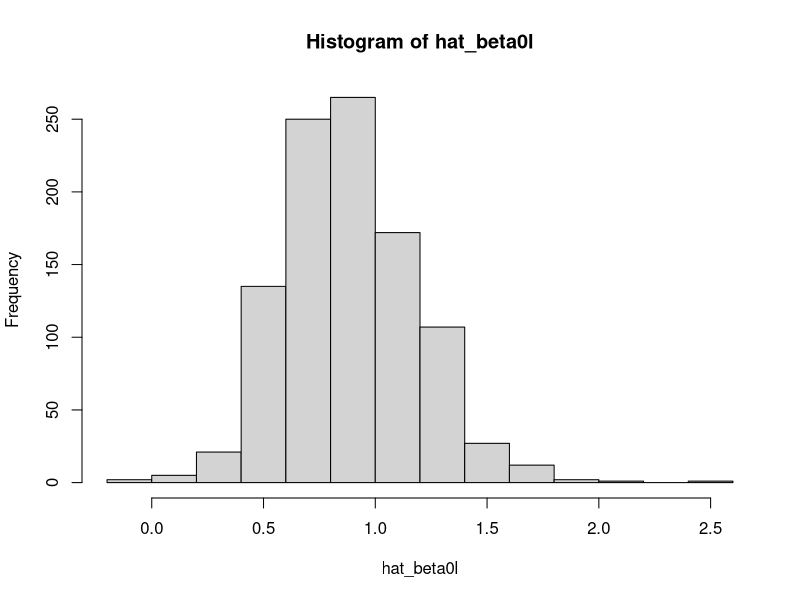
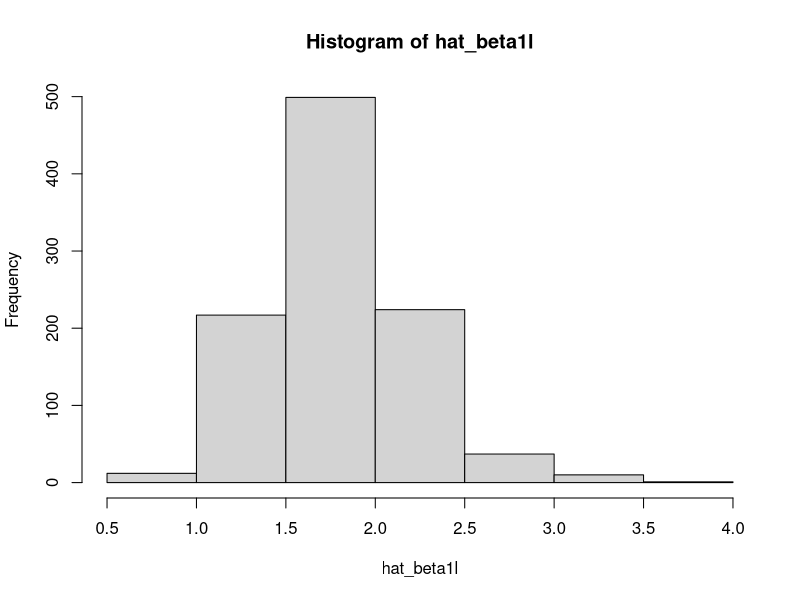
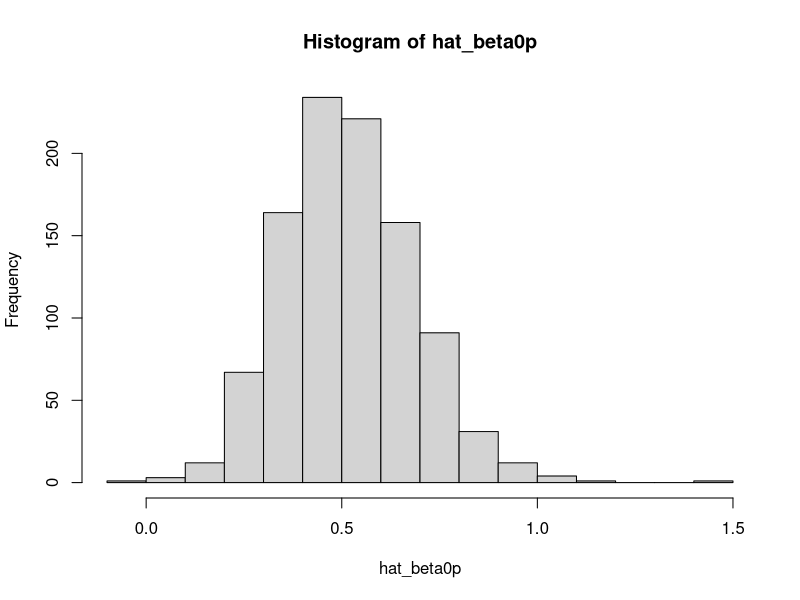
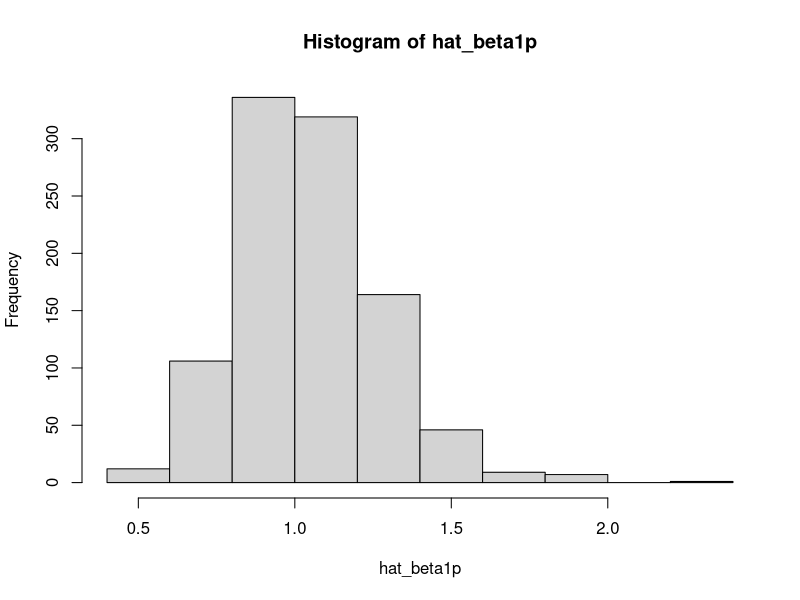
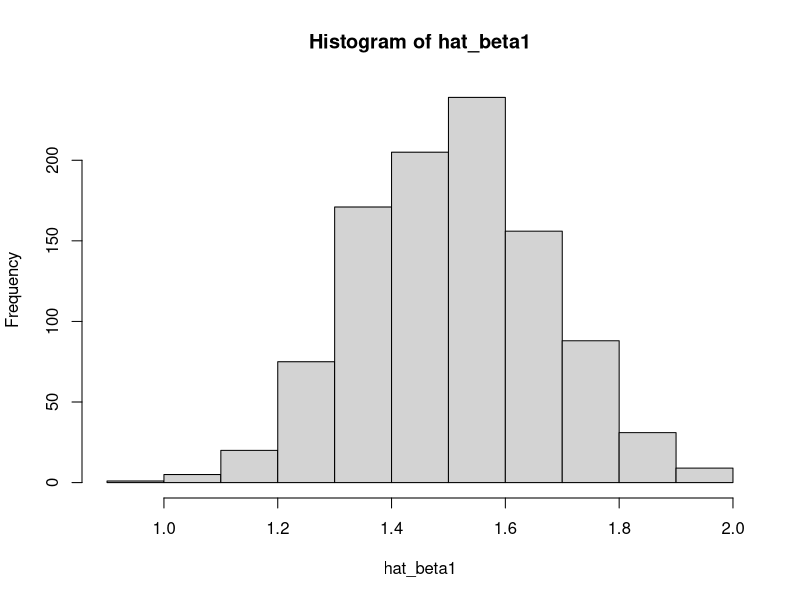
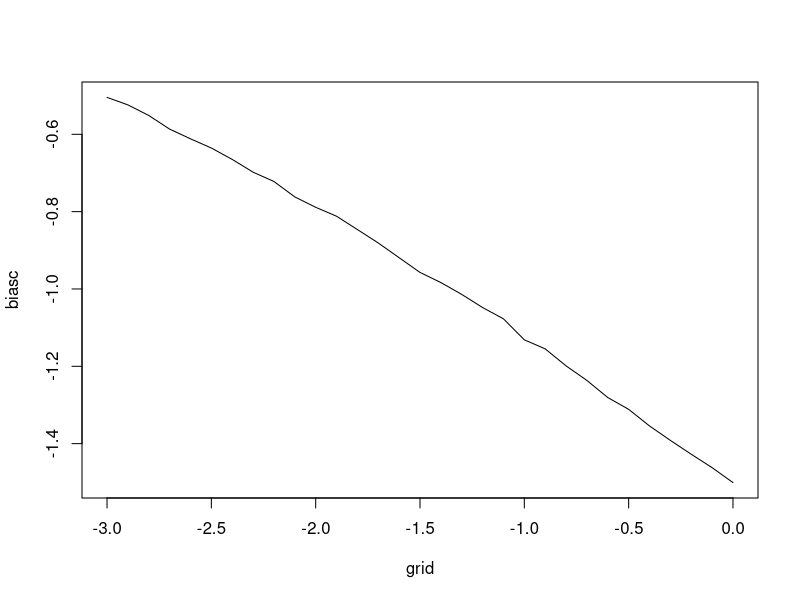
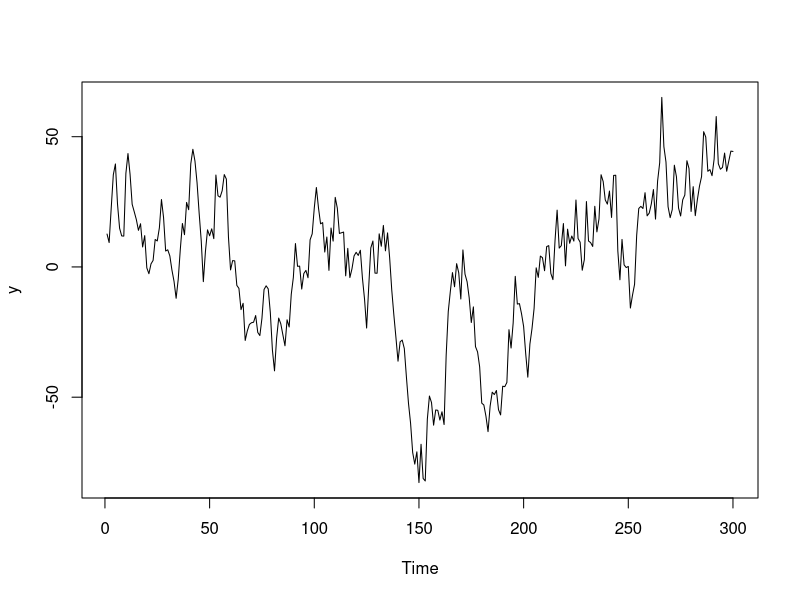
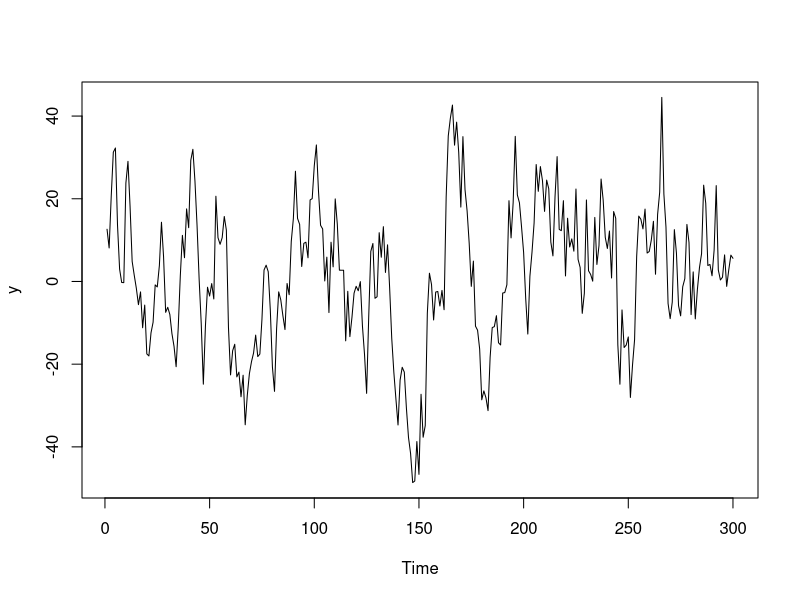

Here is the R script that generated these plots, in order: (Note: this script raises an error after producing the figures.)
#Question 1
rm(list = ls())

# a
n <- 100
S <- 1000
beta0 <- 1
beta1 <- 2

hat_beta0l <- numeric(S) 
hat_beta1l <- numeric(S)

hat_beta0p <- numeric(S) 
hat_beta1p <- numeric(S)
for (s in 1:S){
  x <- rnorm(n, 0, 1)
  u <- rnorm(n, 0, 2)
  y <- as.numeric(beta0 + beta1 * x > u)
  
  hat_beta0l[s]<- coef(glm(y ~ x, family = "binomial"))[1]
  hat_beta1l[s]<- coef(glm(y ~ x, family = "binomial"))[2]
  
  hat_beta0p[s]<- coef(glm(y ~ x,  family = binomial(link = "probit")))[1]
  hat_beta1p[s]<- coef(glm(y ~ x,  family = binomial(link = "probit")))[2]
  
}

# b
mean(hat_beta0l)
mean(hat_beta1l)

mean(hat_beta0p)
mean(hat_beta1p)

# c
hist(hat_beta0l)
hist(hat_beta1l)

hist(hat_beta0p)
hist(hat_beta1p)

# d
# changing U <- rnorm(n, 0, 1) to a different sd you are no longer using the same paramters.
# instead estimating the ratio of parameter/sd so we normalize sigma=1.

#Question 2
rm(list = ls())

# a
n <- 100
S <- 1000
beta0 <- 0
beta1 <- 3
c <- 0
hat_beta1 <- numeric(S)
for (s in 1:S){
  x <- rnorm(n, 0, 1)
  u <- rnorm(n, 0, 1)
  y <- pmax(rep(c,n), beta0 + beta1 * x + u)
  hat_beta1[s] <- cov(x, y)/var(x)
}

# b
hist(hat_beta1) 


# c
rm(list = ls())
n <- 100
S <- 1000
beta0 <- 0
beta1 <- 3
hat_beta1 <- numeric(S)
bias<- function(c) {
  for (s in 1:S){
    x <- rnorm(n, 0, 1)
    u <- rnorm(n, 0, 1)
    y <- pmax(rep(c,n), beta0 + beta1 * x + u)
    hat_beta1[s] <- cov(x, y)/var(x)
  } 
  mean(hat_beta1) - beta1
}

grid <- seq(-3, 0, 0.1)
biasc <- sapply(grid, bias)
plot(grid, biasc, type = "l")

#Question 3
# a
# when p is 1 the y is more varied then if p is 0.9, p = 0.9 is more centered around 0 and in a tighter range between (-40) ~ 40
# this mean that unit root process has caused problem for statistical inference as it deviates from 0 more often
rm(list = ls())
p <- 1
T <- 300
set.seed(0)
error_terms_ar <- rnorm(T+1, 0, 10) 
y <- 0
for (t in 2:T){
  y[1] = error_terms_ar[1]
  y[t] = p*y[t-1] + error_terms_ar[t]
}
plot.ts(y, type="l")
arima(y , order = c(1, 0, 0))

# p = 0.9
rm(list = ls())
p <- 0.9
T <- 300
set.seed(0)
error_terms_ar <- rnorm(T+1, 0, 10) 
y <- 0
for (t in 2:T){
  y[1] = error_terms_ar[1]
  y[t] = p*y[t-1] + error_terms_ar[t]
}
plot.ts(y, type="l")
arima(y , order = c(1, 0, 0))


# b
rm(list = ls())
p <- 0.9
T <- 300
S <- 1000
set.seed(0)
beta_ols <- numeric(S)
for (i in 1:S){
  error_terms_ar <- rnorm(T+1, 0, 1) 
  y <- numeric(T)
  for (t in 2:T){
    y[1] = error_terms_ar[1]
    y[t] = p * y[t-1] + error_terms_ar[t]
  }
  beta_ols[i] <- arima(y, order = c(1, 0, 0))$coef[1] 
  
}

hist(beta_ols)

# c
rm(list = ls())
p <- 1
T <- 300
S <- 1000
set.seed(0)
beta_ols <- numeric(S)
for (i in 1:S){
  error_terms_ar <- rnorm(T+1, 0, 1)
  y <- numeric(T)
  for (t in 2:T){
    y[1] = error_terms_ar[1]
    y[t] = p * y[t-1] + error_terms_ar[t]
  }
  beta_ols[i] <- arima(y, order = c(1, 0, 0))$coef[1] 
  
}

hist(beta_ols)

# d
# Error in solve.default(res$hessian * n.used, A) : 
#   Lapack routine dgesv: system is exactly singular: U[1,1] = 0
# In addition: Warning message:
# In arima(y, order = c(1, 0, 0)) :
#   possible convergence problem: optim gave code = 1

# assuming this is caused by root unit process as we have p = 1 with arima(y, order = c(1, 0, 0)
# I think normal approximation is best used when we are using it for non unit root values

